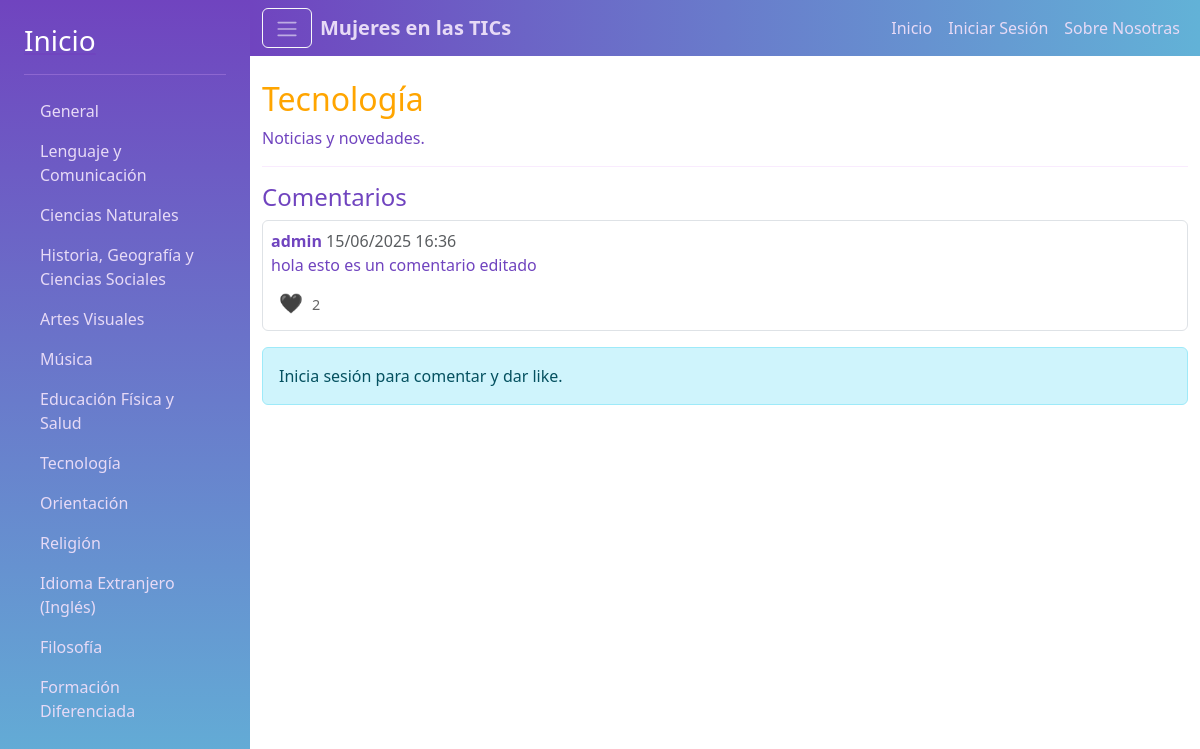
Screenshot of /bloque/Tecnología/ with the database file from the repository.
### codeandblogv1/models.py (models this page shows, shortened)
class Categoria_comentario(models.Model):
    Id_categoria = models.AutoField(primary_key=True)
    nombre = models.CharField(max_length=100, unique=True)
    descripcion = models.TextField(blank=True, null=True)

class BloqueEditable(models.Model):
    nombre = models.CharField(max_length=100, unique=True)  # ej: "bloque_inicio"
    contenido_html = models.TextField()
    estilos_css = models.TextField(blank=True, null=True)
    fecha_registro = models.DateTimeField(auto_now_add=True, null=True, blank=True)
    fecha_modificacion = models.DateTimeField(auto_now=True, null=True, blank=True)
    usuario_creador = models.ForeignKey(User, related_name='publicaciones_creadas', on_delete=models.SET_NULL, null=True, blank=True)
    usuario_modificacion = models.ForeignKey(User, related_name='publicaciones_modificadas', on_delete=models.SET_NULL, null=True, blank=True)
    aparece_en_inicio = models.BooleanField(default=True)
    imagen = models.ImageField(upload_to='publicaciones/', null=True, blank=True, validators=[FileExtensionValidator(['jpg', 'jpeg', 'png', 'gif', 'svg'])])
    categoria = models.ForeignKey('Categoria_comentario', on_delete=models.SET_NULL, null=True, blank=True)

class Comentario(models.Model):
    bloque = models.ForeignKey(BloqueEditable, related_name='comentarios', on_delete=models.CASCADE)
    usuario = models.ForeignKey(User, on_delete=models.CASCADE)
    texto = models.TextField()
    fecha = models.DateTimeField(auto_now_add=True)
    likes = models.ManyToManyField(User, related_name='comentarios_likeados', blank=True)
    def total_likes(self):
        return self.likes.count()

### codeandblogv1/views/views.py (the view)
# urls.py: path('bloque/<str:nombre>/', views.vista_usuario, name='vista_usuario'),    path('panel/bloque/<str:nombre>/eliminar/', views.eliminar_bloque, name='eliminar_bloque'),
def vista_usuario(request, nombre):
    bloque = get_object_or_404(BloqueEditable, nombre=nombre)
    comentarios = bloque.comentarios.select_related('usuario').all().order_by('-fecha')
    categorias = Categoria_comentario.objects.all()
    if request.method == 'POST' and request.user.is_authenticated:
        texto = request.POST.get('comentario')
        if texto:
            Comentario.objects.create(bloque=bloque, usuario=request.user, texto=texto)
            return redirect('vista_usuario', nombre=nombre)
    return render(request, 'usuario/ver_bloque.html', {'bloque': bloque, 'comentarios': comentarios, 'categorias': categorias})

### codeandblogv1/templates/usuario/ver_bloque.html (shortened to what this page needs)
{% extends 'usuario/home_blog.html' %}
{% load static %}
{% block contenido %}
<head>
</head>
<body>
  <div class="contenido">
    {{ bloque.contenido_html|safe }}
  </div>
  <hr>
  <h4>Comentarios</h4>
  <div id="comentarios">    {% for comentario in comentarios %}
      <div id="comment-{{ comentario.id }}" class="mb-2 border rounded p-2">
        <div class="d-flex justify-content-between align-items-start">
          <div>
            <strong>{{ comentario.usuario.username }}</strong>
            <span class="text-muted">{{ comentario.fecha|date:'d/m/Y H:i' }}</span>
          </div>
        </div>
        <div class="comment-content" id="comment-content-{{ comentario.id }}">
          {{ comentario.texto|linebreaksbr }}
        </div>
        <div class="mt-2">
          <button class="like-btn" data-id="{{ comentario.id }}" data-liked="{% if user in comentario.likes.all %}true{% else %}false{% endif %}">
            <span class="like-icon">{% if user in comentario.likes.all %}💜{% else %}🖤{% endif %}</span>
            <span class="like-count">{{ comentario.total_likes }}</span>
          </button>
        </div>
      </div>
    {% empty %}
      <p>No hay comentarios aún.</p>
    {% endfor %}
  </div>
  {% if user.is_authenticated %}
  <form method="post" class="mt-3">
    {% csrf_token %}
    <div class="mb-2">
      <textarea name="comentario" class="form-control" rows="2" placeholder="Escribe un comentario..."></textarea>
    </div>
    <button type="submit" class="btn btn-primary">Comentar</button>
  </form>
  {% else %}
    <div class="alert alert-info mt-3">Inicia sesión para comentar y dar like.</div>  {% endif %}
  <link rel="stylesheet" href="https://cdnjs.cloudflare.com/ajax/libs/font-awesome/5.15.4/css/all.min.css">
</body>
{% endblock contenido %}

### codeandblogv1/templates/usuario/home_blog.html (shortened to what this page needs)
{% load static %}
<!DOCTYPE html>
<html>
<head>
    <link rel="stylesheet" href="https://cdn.jsdelivr.net/npm/bootstrap@5.3.0/dist/css/bootstrap.min.css">
    <link rel="stylesheet" href="{% static 'css/styles.css' %}">
</head>
<body>
<div class="d-flex">
    <div id="sidebar" class="bg-dark text-white p-4">
        <a href="/"><h3 class="text-white">Inicio</h3></a>
        <hr class="text-white">
        <ul class="nav flex-column">          {% for categoria in categorias %}
          <li class="nav-item">
                <a class="nav-link text-white {% if categoria_actual.Id_categoria == categoria.Id_categoria %}active{% endif %}"
                   href="{% url 'publicaciones_por_categoria' categoria.Id_categoria %}">
                   {{ categoria.nombre }}
                </a>
          </li>
          {% empty %}
          <li class="nav-item">
                <span class="nav-link text-muted">No hay categorías</span>
          </li>
          {% endfor %}
        </ul>
    </div>
    <div class="flex-grow-1">
        <nav class="navbar navbar-expand-lg navbar-dark bg-dark mb-4">
            <div class="container-fluid">
                <button id="sidebarToggle" class="btn btn-outline-light me-2">
                    <span class="navbar-toggler-icon"></span>
                </button>
                <a class="navbar-brand" href="#">Mujeres en las TICs</a>
                <div class="collapse navbar-collapse" id="navbarNav">
                  <ul class="navbar-nav ms-auto">
                    <li class="nav-item">
                      <a class="nav-link active" aria-current="page" href="/">Inicio</a>
                    </li>
                    {% if user.is_authenticated %}
                    <li class="nav-item">
                      <span class="nav-link">{{ user.username }}</span>
                    </li>
                    <li class="nav-item">
                      <a class="nav-link" href="/logout/">Cerrar sesión</a>
                    </li>
                    {% else %}
                    <li class="nav-item">
                      <a class="nav-link" href="/login/">Iniciar Sesión</a>
                    </li>
                    {% endif %}                    <li class="nav-item">
                      <a class="nav-link" href="{% url 'sobre_nosotras' %}">Sobre Nosotras</a>
                    </li>
                  </ul>
                </div>
            </div>
        </nav>
        <div class="container">
            {% block contenido %}
            {% endblock contenido %}
        </div>
    </div>
</div>
</body>
</html>

### codeandblogv1/static/css/styles.css (style rules this page uses)
body { background-color: #fff; color: #7044bf; }
#sidebar { background: linear-gradient(to bottom, #7044bf, #62b2d7) !important; }
.navbar { background: linear-gradient(to right, #7044bf, #62b2d7) !important; }
.navbar-brand { color: #e7daf6 !important; font-weight: bold; }
.nav-link { color: #e7daf6 !important; }
a { color: #7044bf; }
hr { border-color: #e5affa; }
.like-btn { border: none; background: none; padding: 0.25rem 0.5rem; cursor: pointer; transition: transform 0.2s ease; font-size: 1.2rem; color: #b02da4; }
.like-count { font-size: 0.9rem; color: #666; margin-left: 0.25rem; }

### codeandblogv1/templates/usuario/home_blog.html (style rules this page uses)
#sidebar { min-width: 250px; max-width: 250px; min-height: 100vh; transition: all 0.3s; }

### rows the page displays
Categoria_comentario: nombre "General"
Categoria_comentario: nombre "Lenguaje y Comunicación"
Categoria_comentario: nombre "Ciencias Naturales"
Categoria_comentario: nombre "Historia, Geografía y Ciencias Sociales"
Categoria_comentario: nombre "Artes Visuales"
Categoria_comentario: nombre "Música"
Categoria_comentario: nombre "Educación Física y Salud"
Categoria_comentario: nombre "Tecnología"
Categoria_comentario: nombre "Orientación"
Categoria_comentario: nombre "Religión"
Categoria_comentario: nombre "Idioma Extranjero (Inglés)"
Categoria_comentario: nombre "Filosofía"
Categoria_comentario: nombre "Formación Diferenciada"
BloqueEditable: contenido_html "Tecnología Noticias y novedades."
Comentario: usuario.username "admin", fecha "15/06/2025 16:36", texto "hola esto es un comentario editado", total_likes "2"
